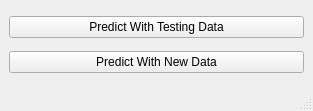
<?xml version="1.0" encoding="UTF-8"?>
<ui version="4.0">
 <class>MainWindow</class>
 <widget class="QMainWindow" name="MainWindow">
  <property name="geometry">
   <rect>
    <x>0</x>
    <y>0</y>
    <width>313</width>
    <height>111</height>
   </rect>
  </property>
  <property name="windowTitle">
   <string>Predictor</string>
  </property>
  <widget class="QWidget" name="centralwidget">
   <layout class="QVBoxLayout" name="verticalLayout">
    <item>
     <widget class="QPushButton" name="pushButton">
      <property name="text">
       <string>Predict With Testing Data</string>
      </property>
     </widget>
    </item>
    <item>
     <widget class="QPushButton" name="pushButton_2">
      <property name="text">
       <string>Predict With New Data</string>
      </property>
     </widget>
    </item>
   </layout>
  </widget>
  <widget class="QMenuBar" name="menubar">
   <property name="geometry">
    <rect>
     <x>0</x>
     <y>0</y>
     <width>313</width>
     <height>21</height>
    </rect>
   </property>
  </widget>
  <widget class="QStatusBar" name="statusbar"/>
 </widget>
 <resources/>
 <connections/>
</ui>
